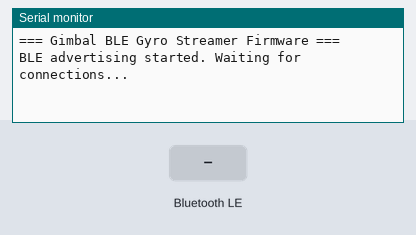
This program was run on a simulated ESP32. Parts: the last lines printed to the serial monitor. Inputs (shaded band) come from the test bench. Nothing arrives over Bluetooth unless stated; a phone connects over Bluetooth LE 3 s after start.

Above: at 1.2 s.
1.3 s: Bluetooth LE write "setPhoneGyro" received
At 2.4 s:
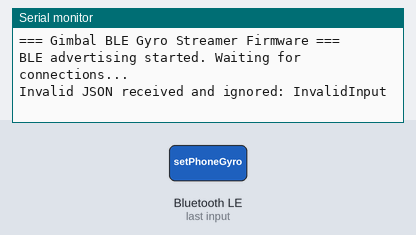
4.3 s: Bluetooth LE write "1" received
At 4.6 s:
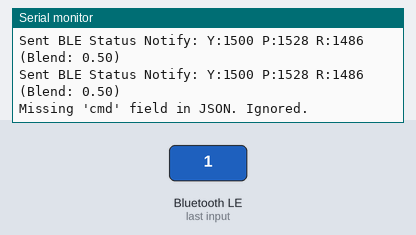

Measured:
- after the input at 1.3 s, the serial monitor: prints a new line at once (image 1)
- after the input at 4.3 s, the serial monitor: prints a new line at once (image 2)

The program:

main.cpp
```cpp
#include <Arduino.h>
#include <BLEDevice.h>
#include <BLEServer.h>
#include <BLEUtils.h>
#include <BLE2902.h>
#include <ArduinoJson.h>
#include "config.h"

// Global state
bool deviceConnected = false;
bool oldDeviceConnected = false;

// Commanded angles from phone (degrees)
float roll_cmd_deg = 0.0f;
float pitch_cmd_deg = 0.0f;
float yaw_cmd_deg = 0.0f;

// Stabilization blend factor (0.0 to 1.0)
float stabBlend = DEFAULT_STAB_BLEND;

// Output servo pulse widths (microseconds)
int yaw_pulse_us = 1500;
int pitch_pulse_us = 1500;
int roll_pulse_us = 1500;

// BLE Server and characteristics
BLEServer* pServer = nullptr;
BLECharacteristic* pTxCharacteristic = nullptr;
BLECharacteristic* pRxCharacteristic = nullptr;

// Helper clamp function
float clampAngle(float val, float minVal, float maxVal) {
    if (val < minVal) return minVal;
    if (val > maxVal) return maxVal;
    return val;
}

// Map degrees [-180..180] linearly to servo pulse [500..2500] us
int mapAngleToServoPulse(float angle) {
    // Linear interpolation: y = y1 + (x - x1) * (y2 - y1) / (x2 - x1)
    float pulse = SERVO_MIN_PULSE_US + (angle - AXIS_MIN) * (SERVO_MAX_PULSE_US - SERVO_MIN_PULSE_US) / (AXIS_MAX - AXIS_MIN);
    return (int)round(pulse);
}

// BLE Server Connection Callback
class MyServerCallbacks: public BLEServerCallbacks {
    void onConnect(BLEServer* pServer) {
        deviceConnected = true;
        Serial.println("BLE Client Connected.");
    };

    void onDisconnect(BLEServer* pServer) {
        deviceConnected = false;
        Serial.println("BLE Client Disconnected.");
    }
};

// BLE Rx Characteristic Callback
class MyRxCallbacks: public BLECharacteristicCallbacks {
    void onWrite(BLECharacteristic *pCharacteristic) {
        std::string rxValue = pCharacteristic->getValue();
        if (rxValue.length() > 0) {
            StaticJsonDocument<256> doc;
            DeserializationError error = deserializeJson(doc, rxValue.c_str());

            if (error) {
                Serial.print("Invalid JSON received and ignored: ");
                Serial.println(error.c_str());
                return;
            }

            const char* cmd = doc["cmd"];
            if (cmd == nullptr) {
                Serial.println("Missing 'cmd' field in JSON. Ignored.");
                return;
            }

            if (strcmp(cmd, "setPhoneGyro") == 0) {
                // Read optional gx, gy, gz, defaulting to 0.0 if missing
                float gx = doc.containsKey("gx") ? doc["gx"].as<float>() : 0.0f;
                float gy = doc.containsKey("gy") ? doc["gy"].as<float>() : 0.0f;
                float gz = doc.containsKey("gz") ? doc["gz"].as<float>() : 0.0f;

                // Axis Mapping Logic with fixed gain (20.0) and clamping
                roll_cmd_deg  = clampAngle(gx * GYRO_GAIN, AXIS_MIN, AXIS_MAX);
                pitch_cmd_deg = clampAngle(gy * GYRO_GAIN, AXIS_MIN, AXIS_MAX);
                yaw_cmd_deg   = clampAngle(gz * GYRO_GAIN, AXIS_MIN, AXIS_MAX);
            } else {
                Serial.printf("Unknown 'cmd' '%s' ignored.\n", cmd);
            }
        }
    }
};

void setup() {
    Serial.begin(115200);
    Serial.println("\n=== Gimbal BLE Gyro Streamer Firmware ===");

    // Initialize BLE Device
    BLEDevice::init(BLE_DEVICE_NAME);

    // Create BLE Server
    pServer = BLEDevice::createServer();
    pServer->setCallbacks(new MyServerCallbacks());

    // Create BLE Service
    BLEService *pService = pServer->createService(BLE_SERVICE_UUID);

    // Create RX Characteristic (Write / Write Without Response)
    pRxCharacteristic = pService->createCharacteristic(
        BLE_RX_CHAR_UUID,
        BLECharacteristic::PROPERTY_WRITE |
        BLECharacteristic::PROPERTY_WRITE_NR
    );
    pRxCharacteristic->setCallbacks(new MyRxCallbacks());

    // Create TX Characteristic (Read / Notify)
    pTxCharacteristic = pService->createCharacteristic(
        BLE_TX_CHAR_UUID,
        BLECharacteristic::PROPERTY_READ |
        BLECharacteristic::PROPERTY_NOTIFY
    );
    pTxCharacteristic->addDescriptor(new BLE2902());
    pTxCharacteristic->setValue("ready");

    // Start Service
    pService->start();

    // Start Advertising
    BLEAdvertising *pAdvertising = BLEDevice::getAdvertising();
    pAdvertising->addServiceUUID(BLE_SERVICE_UUID);
    pAdvertising->setScanResponse(true);
    pAdvertising->setMinPreferred(0x06);  // functions that help with iPhone connections issues
    pAdvertising->setMinPreferred(0x12);
    BLEDevice::startAdvertising();

    Serial.println("BLE advertising started. Waiting for connections...");
}

void loop() {
    // Handle connection state changes for auto-restart advertising
    if (!deviceConnected && oldDeviceConnected) {
        delay(500); // Give the BLE stack time to get ready
        pServer->startAdvertising(); // Restart advertising
        Serial.println("Restarted BLE advertising.");
        oldDeviceConnected = deviceConnected;
    }

    if (deviceConnected && !oldDeviceConnected) {
        oldDeviceConnected = deviceConnected;
    }

    if (deviceConnected) {
        // Stabilization logic
        // Yaw output: follows commanded yaw
        float final_yaw = yaw_cmd_deg;

        // Pitch & Roll output: commanded value + stabBlend * MPU6050 leveling correction
        float final_pitch = pitch_cmd_deg + (stabBlend * MOCK_MPU_CORRECTION_PITCH);
        float final_roll  = roll_cmd_deg  + (stabBlend * MOCK_MPU_CORRECTION_ROLL);

        // Clamp final stabilized angles to prevent servo over-travel
        final_yaw   = clampAngle(final_yaw, AXIS_MIN, AXIS_MAX);
        final_pitch = clampAngle(final_pitch, AXIS_MIN, AXIS_MAX);
        final_roll  = clampAngle(final_roll, AXIS_MIN, AXIS_MAX);

        // Map stabilized angles to servo pulse widths (500us - 2500us)
        yaw_pulse_us   = mapAngleToServoPulse(final_yaw);
        pitch_pulse_us = mapAngleToServoPulse(final_pitch);
        roll_pulse_us  = mapAngleToServoPulse(final_roll);

        // Send telemetry / status update notification
        static unsigned long lastNotifyTime = 0;
        unsigned long currentMillis = millis();
        if (currentMillis - lastNotifyTime >= 1000) {
            char statusPayload[64];
            snprintf(statusPayload, sizeof(statusPayload), "Y:%d P:%d R:%d", yaw_pulse_us, pitch_pulse_us, roll_pulse_us);

            pTxCharacteristic->setValue(statusPayload);
            pTxCharacteristic->notify();

            Serial.printf("Sent BLE Status Notify: %s (Blend: %.2f)\n", statusPayload, stabBlend);
            lastNotifyTime = currentMillis;
        }
    }

    delay(10);
}
```

config.h
```cpp
#ifndef CONFIG_H
#define CONFIG_H

// BLE Configuration
#define BLE_DEVICE_NAME "Gimbal-ESP32"
#define BLE_SERVICE_UUID        "19B10000-E8F2-537E-4F6C-D104768A1214"
#define BLE_RX_CHAR_UUID        "19B10001-E8F2-537E-4F6C-D104768A1214"
#define BLE_TX_CHAR_UUID        "19B10002-E8F2-537E-4F6C-D104768A1214"

// Gyro Control gain
#define GYRO_GAIN 20.0f

// Axis clamp values (degrees)
#define AXIS_MIN -180.0f
#define AXIS_MAX 180.0f

// Servo pulse mapping (microseconds)
#define SERVO_MIN_PULSE_US 500
#define SERVO_MAX_PULSE_US 2500

// Stabilization blend factor (0.0 to 1.0)
// 0.0 = manual-only behavior
// 1.0 = full leveling assist
#define DEFAULT_STAB_BLEND 0.5f

// Mock MPU6050 Leveling correction values (for testing purposes)
#define MOCK_MPU_CORRECTION_PITCH 10.0f
#define MOCK_MPU_CORRECTION_ROLL -5.0f

#endif // CONFIG_H
```
